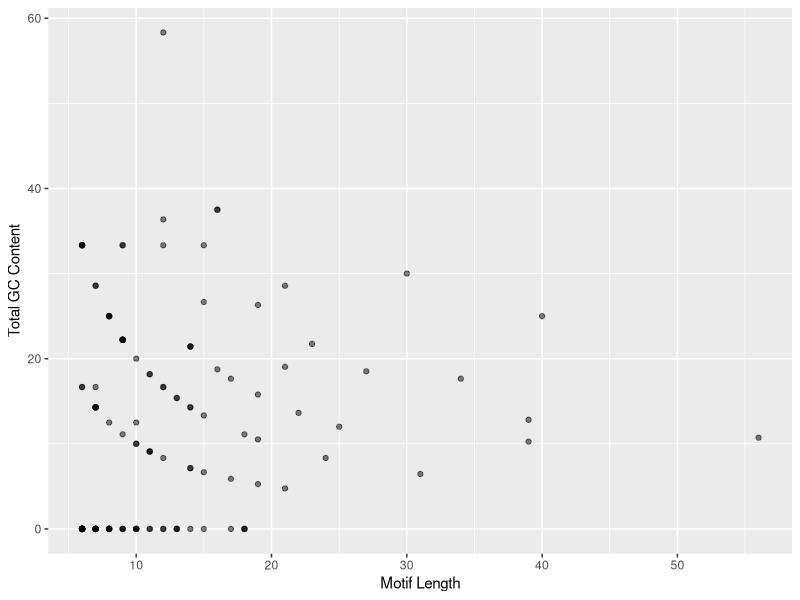
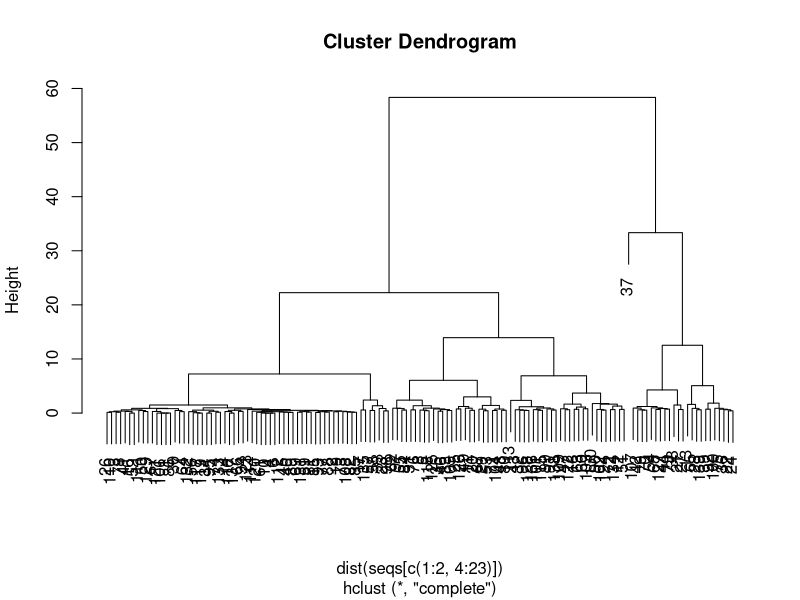
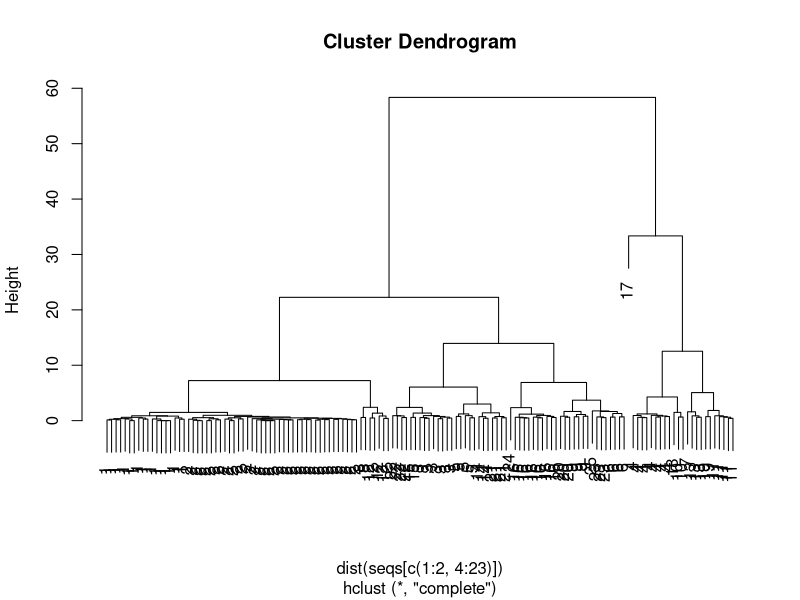
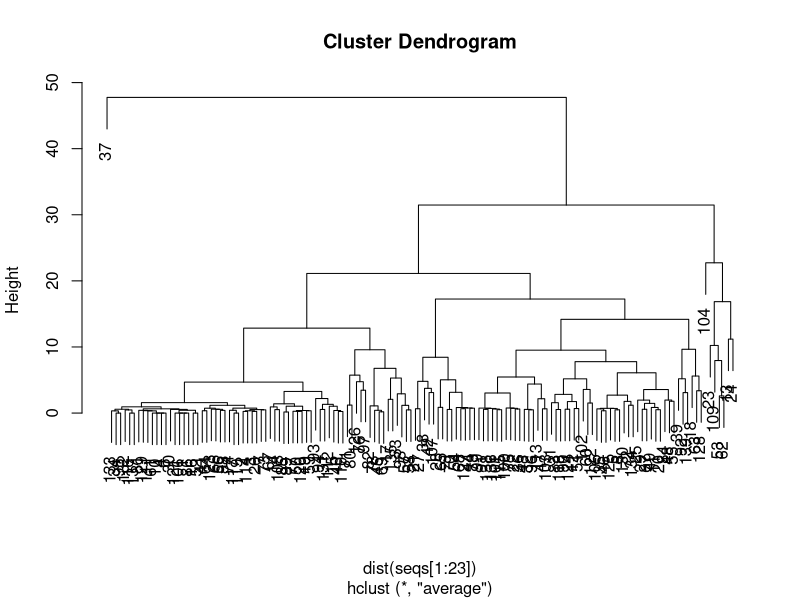
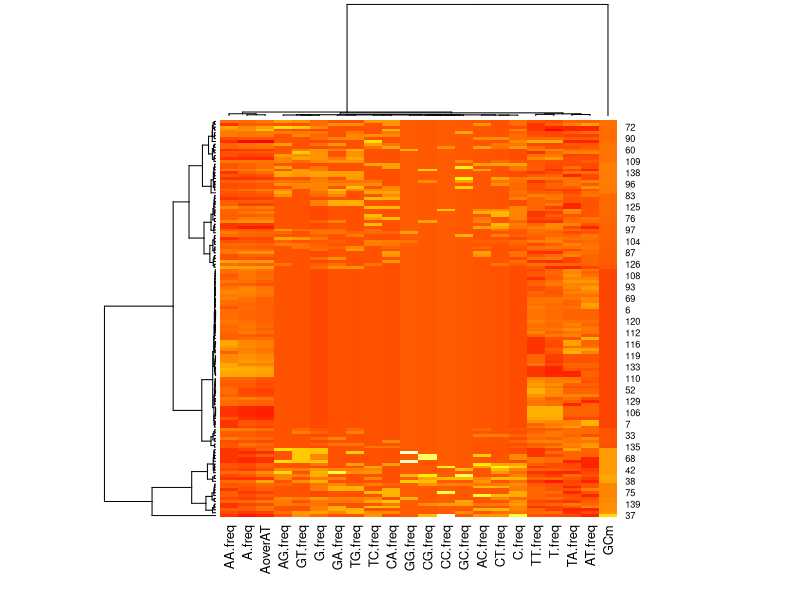

The R source for these figures, in order:
## ---- chunk 1
setwd("~/Documents/ENS/M1/Stage/para/results/analysis/")
seqs = read.table("../22may14classify.txt", h=T)
summary(seqs)

library(ggplot2)
seqs.plots = ggplot(seqs, aes(x=length, y=GCm, label=Seq))
seqs.plots + geom_point(alpha=0.5) + labs(x="Motif Length", y="Total GC Content")
## ---- chunk 2
hc.complete = hclust(dist(seqs[c(1:2, 4:23)]), method="complete")
plot(hc.complete)
hc.cut = cutree(hc.complete, 25)
plot(hc.complete, labels=hc.cut)
## ---- chunk 3
seqs[hc.cut == 1,]
## ---- chunk 4
hc.average = hclust(dist(seqs[1:23]), method="average")
plot(hc.average)
## ---- chunk 5
seqs.mat = data.matrix(seqs)
heatmap(seqs.mat[,c(1:2, 4:23)], col = heat.colors(256), scale="column")
